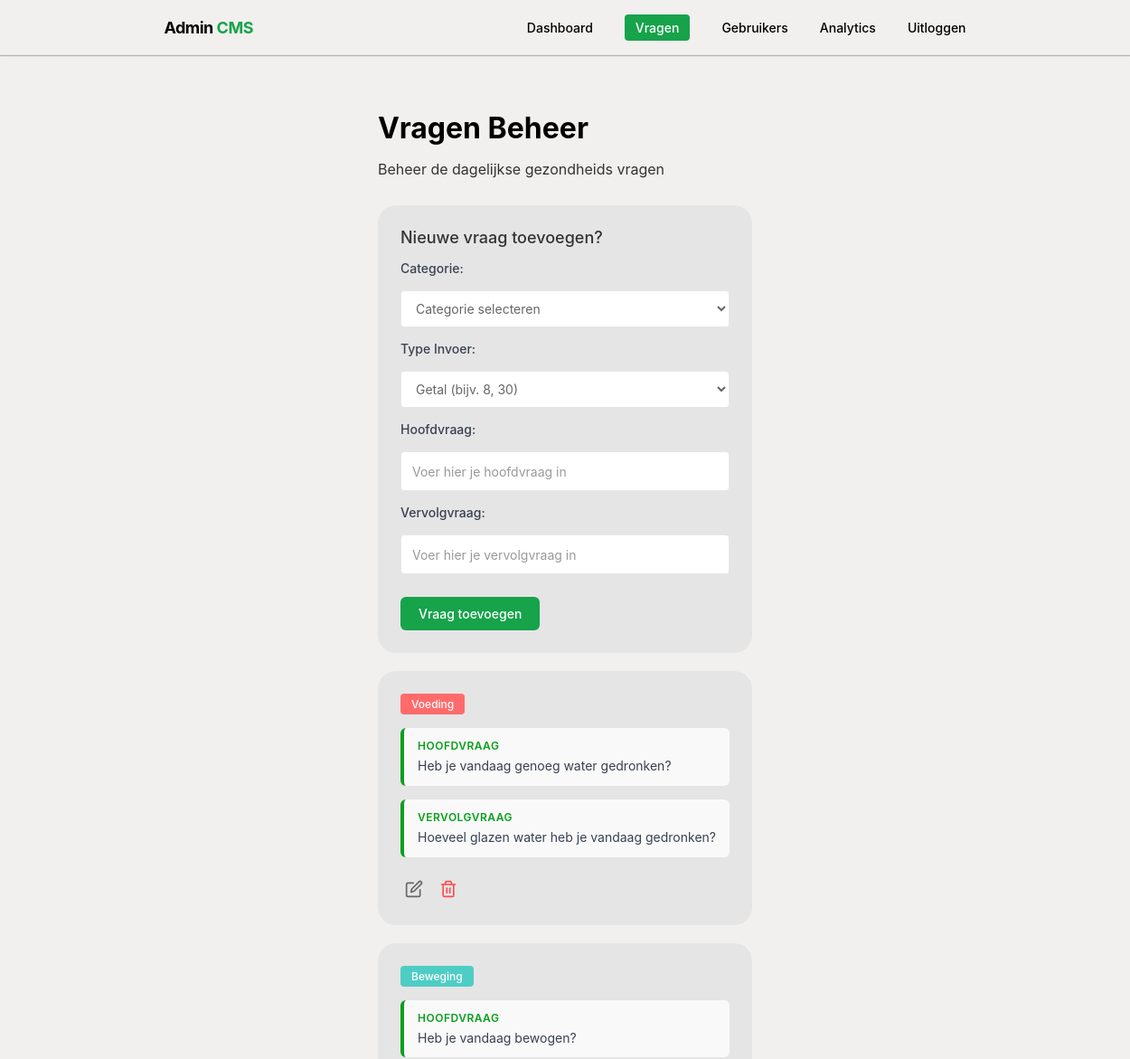
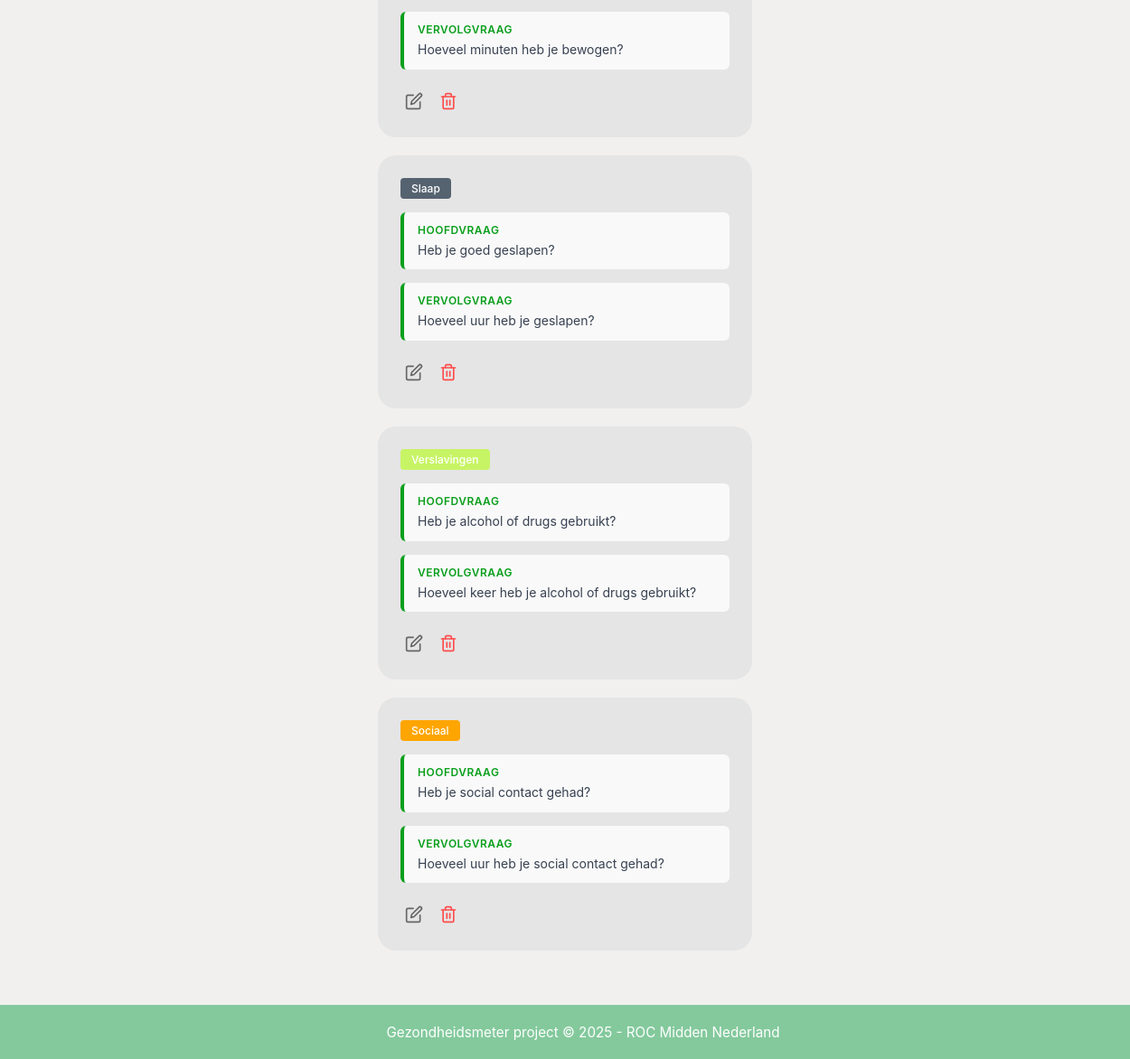
/admin/pages/vragen.php (signed in), run on the app's committed database (2 pictures, top to bottom).
### tables this page shows
CREATE TABLE `questions` (
  `id` bigint(20) UNSIGNED NOT NULL,
  `pillar_id` tinyint(3) UNSIGNED NOT NULL,
  `question_text` text NOT NULL,
  `input_type` enum('choice','number','boolean','text') NOT NULL DEFAULT 'choice',
  `choices` longtext DEFAULT NULL CHECK (json_valid(`choices`)),
  `active` tinyint(1) DEFAULT 1,
  `is_main_question` tinyint(1) DEFAULT 1,
  `is_drugs_question` tinyint(1) DEFAULT 0,
  `parent_question_id` bigint(20) UNSIGNED DEFAULT NULL,
  `question_type` enum('main','secondary','tertiary') DEFAULT 'main',
  `answer_type` enum('binary','number','choice','text') DEFAULT 'binary',
  `show_on_answer` varchar(50) DEFAULT NULL,
  `created_at` timestamp NOT NULL DEFAULT current_timestamp()
);

CREATE TABLE `pillars` (
  `id` tinyint(3) UNSIGNED NOT NULL,
  `name` varchar(80) NOT NULL,
  `description` text DEFAULT NULL,
  `color` varchar(7) DEFAULT NULL
);

### admin/pages/vragen.php (the view, shortened to what this page needs)
<?php
$pdo = Database::getConnection();
$stmt = $pdo->prepare("
    SELECT q.*, p.name as pillar_name, p.color as pillar_color
    FROM questions q
    JOIN pillars p ON q.pillar_id = p.id
    WHERE q.active = 1 AND q.is_main_question = 1 AND q.parent_question_id IS NULL
    ORDER BY q.pillar_id, q.id
");
$stmt->execute();
$mainQuestions = $stmt->fetchAll(PDO::FETCH_OBJ);
foreach ($mainQuestions as &$mainQ) {
    $stmtSec = $pdo->prepare("
        SELECT * FROM questions
        WHERE parent_question_id = ? AND is_main_question = 0 AND active = 1
        LIMIT 1
    ");
    $stmtSec->execute([$mainQ->id]);
    $mainQ->secondary = $stmtSec->fetch(PDO::FETCH_OBJ);
}
?>
<!DOCTYPE html>
<html lang="nl">
<head>
    <link rel="stylesheet" href="../../assets/css/admin.css">
</head>
<body class="auth-page">
    <?php include __DIR__ . '/../../components/navbar-admin.php'; ?>
    <div class="dashboard-container">
        <div class="vragen-container">
            <h1 class="page-title">Vragen Beheer</h1>
            <p class="page-subtitle">Beheer de dagelijkse gezondheids vragen</p>
            <div class="card">
                <h2 class="card-title">Nieuwe vraag toevoegen?</h2>
                <form method="POST" action="" id="questionForm">
                    <div class="form-group">
                        <label for="pillar_select" class="form-label">Categorie:</label>
                        <select name="pillar_id" class="form-select" id="pillar_select" required>
                            <option value="" disabled selected>Categorie selecteren</option>
                        </select>
                    </div>
                    <div class="form-group">
                        <label for="input_type_select" class="form-label">Type Invoer:</label>
                        <select name="input_type" class="form-select" id="input_type_select" required>
                            <option value="number" selected>Getal (bijv. 8, 30)</option>
                        </select>
                    </div>
                    <div class="form-group">
                        <label for="main_question_input" class="form-label">Hoofdvraag:</label>
                        <input type="text" name="main_question" id="main_question_input"
                            class="form-input form-input-large" placeholder="Voer hier je hoofdvraag in" required>
                    </div>
                    <div class="form-group">
                        <label for="secondary_question_input" class="form-label">Vervolgvraag:</label>
                        <input type="text" name="secondary_question" id="secondary_question_input"
                            class="form-input form-input-large" placeholder="Voer hier je vervolgvraag in" required>
                    </div>
                    <button type="submit" class="btn-add">Vraag toevoegen</button>
                </form>
            </div>
            <?php foreach ($mainQuestions as $q): ?>
                <div class="card">
                    <div class="question-pair-item">
                        <div class="question-pair-header">
                            <span class="pillar-badge"
                                style="background-color: <?php echo htmlspecialchars($q->pillar_color ?? '#008000'); ?>;">
                                <?php echo htmlspecialchars($q->pillar_name); ?>
                            </span>
                        </div>
                        <div class="question-pair-part">
                            <div class="question-part-label">Hoofdvraag</div>
                            <span class="question-text"><?php echo htmlspecialchars($q->question_text); ?></span>
                        </div>
                        <?php if ($q->secondary): ?>
                            <div class="question-pair-part">
                                <div class="question-part-label">Vervolgvraag</div>
                                <span class="question-text"><?php echo htmlspecialchars($q->secondary->question_text); ?></span>
                            </div>
                        <?php endif; ?>
                        <div class="action-buttons">
                            <button class="btn-icon"
                                onclick="openEditModal(<?php echo $q->id; ?>, '<?php echo addslashes(htmlspecialchars($q->question_text)); ?>', <?php echo $q->pillar_id; ?>, <?php echo $q->secondary ? $q->secondary->id : 'null'; ?>, '<?php echo $q->secondary ? addslashes(htmlspecialchars($q->secondary->question_text)) : ''; ?>')">
                                <svg class="icon-edit" viewBox="0 0 24 24" fill="none" stroke="currentColor"
                                    stroke-width="2" stroke-linecap="round" stroke-linejoin="round">
                                    <path d="M11 4H4a2 2 0 0 0-2 2v14a2 2 0 0 0 2 2h14a2 2 0 0 0 2-2v-7"></path>
                                    <path d="M18.5 2.5a2.121 2.121 0 0 1 3 3L12 15l-4 1 1-4 9.5-9.5z"></path>
                                </svg>
                            </button>
                            <button class="btn-icon"
                                onclick="openDeleteModal(<?php echo $q->id; ?>, <?php echo $q->secondary ? $q->secondary->id : 'null'; ?>)">
                            </button>
                        </div>
                    </div>
                </div>
            <?php endforeach; ?>
        </div>
    </div>
    <?php include __DIR__ . '/../../components/footer.php'; ?>
</body>
</html>

### data on the page
questions: pillar.name "Voeding", question_text "Heb je vandaag genoeg water gedronken?"
questions: question_text "Hoeveel glazen water heb je vandaag gedronken?"
questions: pillar.name "Beweging", question_text "Heb je vandaag bewogen?"
questions: question_text "Hoeveel minuten heb je bewogen?"
questions: pillar.name "Slaap", question_text "Heb je goed geslapen?"
questions: question_text "Hoeveel uur heb je geslapen?"
questions: pillar.name "Verslavingen", question_text "Heb je alcohol of drugs gebruikt?"
questions: question_text "Hoeveel keer heb je alcohol of drugs gebruikt?"
questions: pillar.name "Sociaal", question_text "Heb je social contact gehad?"
questions: question_text "Hoeveel uur heb je social contact gehad?"
